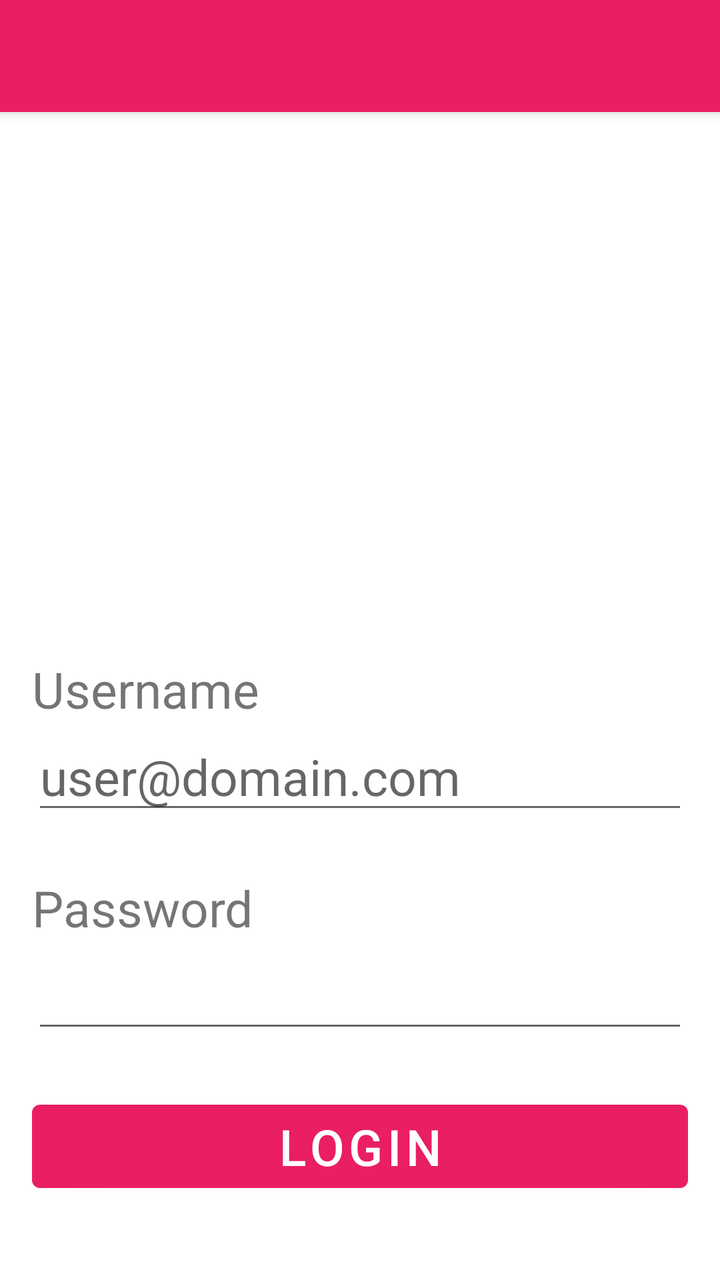
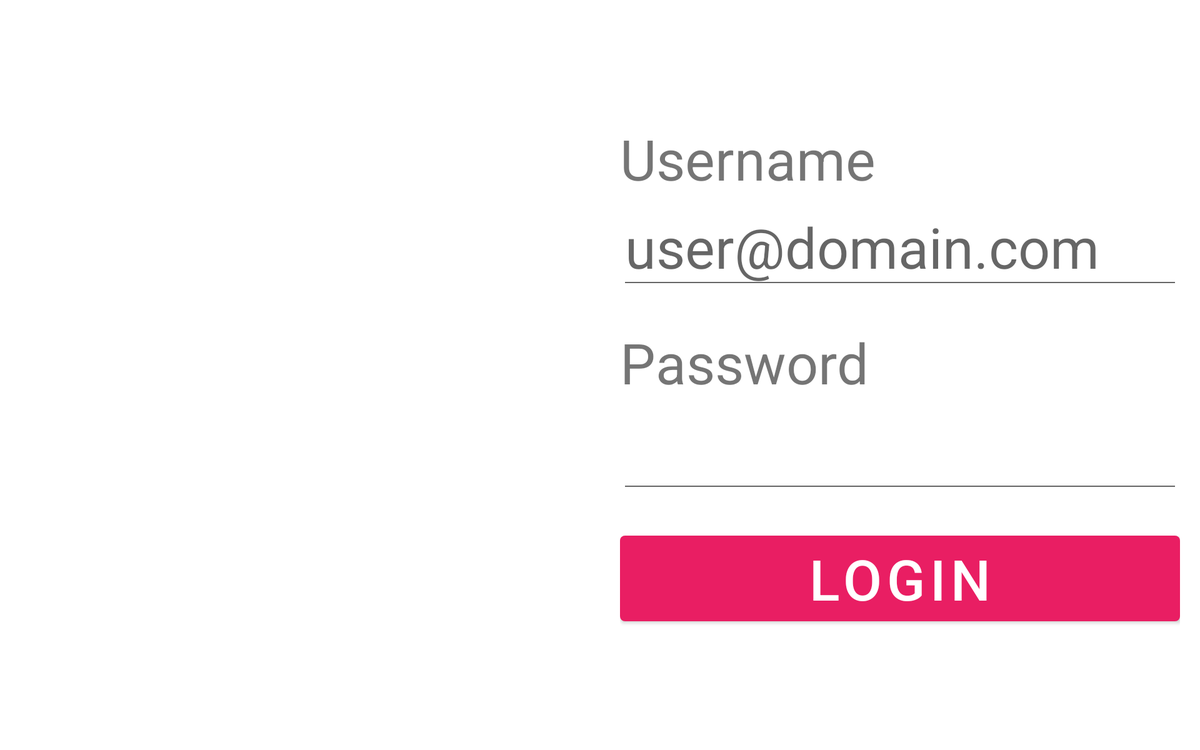

First picture: res/layout/ on a phone held upright. Second picture: the repository's own variant of that layout, on a device whose configuration matches the variant's folder. Source for both follows.
<!-- AndroidManifest.xml: activity theme Theme.AppGrupo132 -->
<!-- res/layout/activity_main.xml -->
<?xml version="1.0" encoding="utf-8"?>
<LinearLayout xmlns:android="http://schemas.android.com/apk/res/android"
    xmlns:app="http://schemas.android.com/apk/res-auto"
    xmlns:tools="http://schemas.android.com/tools"
    android:layout_width="match_parent"
    android:layout_height="match_parent"
    android:orientation="vertical"
    tools:context=".MainActivity" >

    <androidx.appcompat.widget.Toolbar
        android:id="@+id/my_toolbar"
        android:layout_width="match_parent"
        android:layout_height="?attr/actionBarSize"
        android:background="?attr/colorPrimary"
        android:elevation="4dp"
        android:theme="@style/ThemeOverlay.AppCompat.ActionBar"
        app:popupTheme="@style/ThemeOverlay.AppCompat.Light"
        app:titleTextColor="@color/white" />

    <LinearLayout
        android:layout_width="match_parent"
        android:layout_height="wrap_content"
        android:layout_margin="16dp"
        android:gravity="center"
        android:orientation="horizontal">

        <ImageView
            android:id="@+id/imageView"
            android:layout_width="200dp"
            android:layout_height="200dp"
            app:srcCompat="@drawable/u_de_caldas" />

        <ImageView
            android:id="@+id/imageView2"
            android:layout_width="200dp"
            android:layout_height="200dp"
            app:srcCompat="@drawable/misiontic" />

    </LinearLayout>

    <LinearLayout
        android:layout_width="match_parent"
        android:layout_height="match_parent"
        android:layout_margin="16dp"
        android:gravity="center_vertical"
        android:orientation="vertical">

        <TextView
            android:layout_width="wrap_content"
            android:layout_height="wrap_content"
            android:text="Username"
            android:textSize="25sp" />

        <EditText
            android:id="@+id/edtUsername"
            android:layout_width="match_parent"
            android:layout_height="wrap_content"
            android:ems="10"
            android:hint="@string/hint_username"
            android:inputType="textPersonName"
            android:textSize="25sp" />

        <TextView
            android:layout_width="wrap_content"
            android:layout_height="wrap_content"
            android:layout_marginTop="25dp"
            android:text="@string/text_password"
            android:textSize="25sp" />

        <EditText
            android:id="@+id/edtPassword"
            android:layout_width="match_parent"
            android:layout_height="wrap_content"
            android:ems="10"
            android:inputType="textPassword"
            android:textSize="25sp" />

        <Button
            android:id="@+id/btnLogin"
            android:layout_width="match_parent"
            android:layout_height="wrap_content"
            android:layout_marginTop="25dp"
            android:onClick="onLogin"
            android:text="@string/button_login"
            android:textSize="25sp" />

    </LinearLayout>

</LinearLayout>
<!-- resources referenced by this layout -->
<resources>
  <color name="white">#FFFFFFFF</color>
  <string name="button_login">LOGIN</string>
  <string name="hint_username">user@domain.com</string>
  <string name="text_password">Password</string>
  <style name="Theme.AppGrupo132" parent="Theme.MaterialComponents.DayNight.NoActionBar">
          
          <item name="colorPrimary">@color/red_500</item>
          <item name="colorPrimaryVariant">@color/red_700</item>
          <item name="colorOnPrimary">@color/white</item>
          
          <item name="colorSecondary">@color/teal_200</item>
          <item name="colorSecondaryVariant">@color/teal_700</item>
          <item name="colorOnSecondary">@color/black</item>
          
          <item name="android:statusBarColor" tools:targetApi="l">?attr/colorPrimaryVariant</item>
          
      </style>
  <color name="red_500">#E91E63</color>
  <color name="red_700">#C2185B</color>
  <color name="teal_200">#FF03DAC5</color>
  <color name="teal_700">#FF018786</color>
  <color name="black">#FF000000</color>
</resources>
<!-- res/layout-sw480dp-land/activity_main.xml (the repository's variant of the layout above) -->
<!-- drawn on a 7-inch tablet turned sideways -->
<?xml version="1.0" encoding="utf-8"?>
<LinearLayout xmlns:android="http://schemas.android.com/apk/res/android"
    xmlns:app="http://schemas.android.com/apk/res-auto"
    xmlns:tools="http://schemas.android.com/tools"
    android:layout_width="match_parent"
    android:layout_height="match_parent"
    android:orientation="horizontal"
    tools:context=".MainActivity">

    <LinearLayout
        android:layout_width="1px"
        android:layout_height="match_parent"
        android:layout_margin="16dp"
        android:layout_weight="1"
        android:gravity="center"
        android:orientation="vertical">

        <ImageView
            android:id="@+id/imageView"
            android:layout_width="250dp"
            android:layout_height="250dp"
            app:srcCompat="@drawable/u_de_caldas" />

        <ImageView
            android:id="@+id/imageView2"
            android:layout_width="250dp"
            android:layout_height="250dp"
            app:srcCompat="@drawable/misiontic" />

    </LinearLayout>

    <LinearLayout
        android:layout_width="1px"
        android:layout_height="match_parent"
        android:layout_margin="16dp"
        android:layout_weight="1"
        android:gravity="center_vertical"
        android:orientation="vertical">

        <TextView
            android:id="@+id/textView"
            android:layout_width="wrap_content"
            android:layout_height="wrap_content"
            android:text="@string/text_username"
            android:textSize="45sp" />

        <EditText
            android:id="@+id/edtUsername"
            android:layout_width="match_parent"
            android:layout_height="wrap_content"
            android:ems="10"
            android:hint="@string/hint_username"
            android:inputType="textPersonName"
            android:textSize="45sp" />

        <TextView
            android:id="@+id/textView2"
            android:layout_width="wrap_content"
            android:layout_height="wrap_content"
            android:layout_marginTop="25dp"
            android:text="@string/text_password"
            android:textSize="45sp" />

        <EditText
            android:id="@+id/edtPassword"
            android:layout_width="match_parent"
            android:layout_height="wrap_content"
            android:ems="10"
            android:inputType="textPassword"
            android:textSize="45sp" />

        <Button
            android:id="@+id/btnLogin"
            android:layout_width="match_parent"
            android:layout_height="wrap_content"
            android:layout_marginTop="25dp"
            android:text="@string/button_login"
            android:textSize="45sp" />

    </LinearLayout>

</LinearLayout>
<!-- resources referenced by the variant -->
<!-- as a 7-inch tablet turned sideways resolves them -->
<resources>
  <string name="button_login">LOGIN</string>
  <string name="hint_username">user@domain.com</string>
  <string name="text_password">Password</string>
  <string name="text_username">Username</string>
  <style name="Theme.AppGrupo132" parent="Theme.MaterialComponents.DayNight.NoActionBar">
          
          <item name="colorPrimary">@color/red_500</item>
          <item name="colorPrimaryVariant">@color/red_700</item>
          <item name="colorOnPrimary">@color/white</item>
          
          <item name="colorSecondary">@color/teal_200</item>
          <item name="colorSecondaryVariant">@color/teal_700</item>
          <item name="colorOnSecondary">@color/black</item>
          
          <item name="android:statusBarColor" tools:targetApi="l">?attr/colorPrimaryVariant</item>
          
      </style>
  <color name="red_500">#E91E63</color>
  <color name="red_700">#C2185B</color>
  <color name="white">#FFFFFFFF</color>
  <color name="teal_200">#FF03DAC5</color>
  <color name="teal_700">#FF018786</color>
  <color name="black">#FF000000</color>
</resources>
